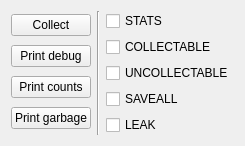
<?xml version="1.0" encoding="UTF-8"?>
<ui version="4.0">
 <class>windowMemoryDebug</class>
 <widget class="QWidget" name="windowMemoryDebug">
  <property name="geometry">
   <rect>
    <x>0</x>
    <y>0</y>
    <width>244</width>
    <height>131</height>
   </rect>
  </property>
  <property name="windowTitle">
   <string>Form</string>
  </property>
  <layout class="QHBoxLayout" name="horizontalLayout">
   <item>
    <layout class="QVBoxLayout" name="layoutButtons">
     <item>
      <widget class="QPushButton" name="buttonCollect">
       <property name="text">
        <string>Collect</string>
       </property>
      </widget>
     </item>
     <item>
      <widget class="QPushButton" name="buttonPrintDebug">
       <property name="text">
        <string>Print debug</string>
       </property>
      </widget>
     </item>
     <item>
      <widget class="QPushButton" name="buttonPrintCounts">
       <property name="text">
        <string>Print counts</string>
       </property>
      </widget>
     </item>
     <item>
      <widget class="QPushButton" name="buttonPrintGarbage">
       <property name="text">
        <string>Print garbage</string>
       </property>
      </widget>
     </item>
    </layout>
   </item>
   <item>
    <widget class="Line" name="line">
     <property name="orientation">
      <enum>Qt::Vertical</enum>
     </property>
    </widget>
   </item>
   <item>
    <layout class="QVBoxLayout" name="layoutDebugFlags">
     <item>
      <widget class="QCheckBox" name="checkStats">
       <property name="text">
        <string>STATS</string>
       </property>
      </widget>
     </item>
     <item>
      <widget class="QCheckBox" name="checkCollectable">
       <property name="text">
        <string>COLLECTABLE</string>
       </property>
      </widget>
     </item>
     <item>
      <widget class="QCheckBox" name="checkUncollectable">
       <property name="text">
        <string>UNCOLLECTABLE</string>
       </property>
      </widget>
     </item>
     <item>
      <widget class="QCheckBox" name="checkSaveAll">
       <property name="text">
        <string>SAVEALL</string>
       </property>
      </widget>
     </item>
     <item>
      <widget class="QCheckBox" name="checkLeak">
       <property name="text">
        <string>LEAK</string>
       </property>
      </widget>
     </item>
    </layout>
   </item>
  </layout>
 </widget>
 <resources/>
 <connections/>
</ui>
